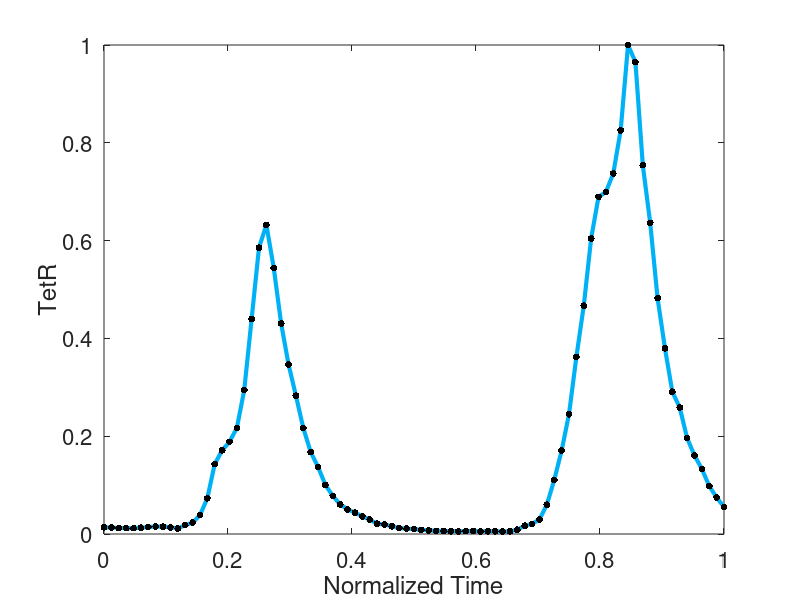
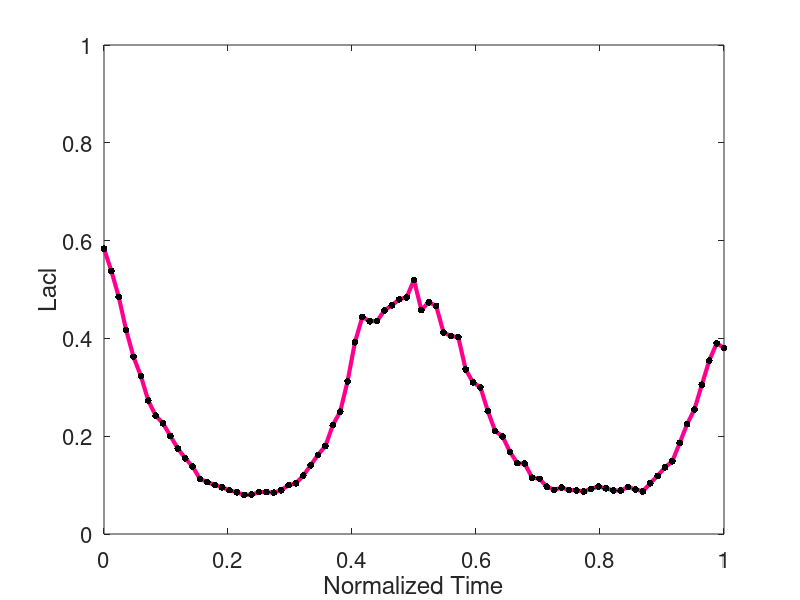
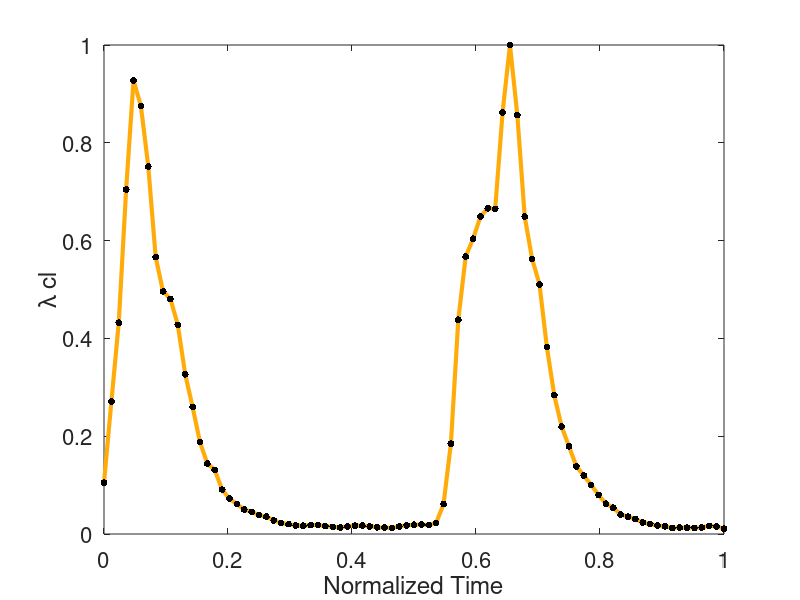

These charts were generated, in order, by the following MATLAB code:
clc;
clear;
close all;

%% load raw data
load('raw_data_repressilator')

tnorm = t / max(t);

%% plot raw data
figure(1)
plot(tnorm, y(:,1), 'Color', '#00b1f5', 'LineWidth', 3, 'Marker', 'o', 'MarkerSize', 5, 'MarkerEdgeColor', 'none', 'MarkerFaceColor', 'black')
xlabel('Normalized Time')
ylabel('TetR')
yticks([0, 0.2, 0.4, 0.6, 0.8, 1])
ylim([0,1])
set(gca,'fontsize',16)


figure(2)
plot(tnorm, y(:,2), 'Color', '#ff008e', 'LineWidth', 3, 'Marker', 'o', 'MarkerSize', 5, 'MarkerEdgeColor', 'none', 'MarkerFaceColor', 'black')
xlabel('Normalized Time')
ylabel('Lacl')
ylim([0,1])
yticks([0, 0.2, 0.4, 0.6, 0.8, 1])
set(gca,'fontsize',16)


figure(3)
plot(tnorm, y(:,3), 'Color', '#ffac0a', 'LineWidth', 3, 'Marker', 'o', 'MarkerSize', 5, 'MarkerEdgeColor', 'none', 'MarkerFaceColor', 'black')
xlabel('Normalized Time')
ylabel('\lambda cl')
yticks([0, 0.2, 0.4, 0.6, 0.8, 1])
ylim([0,1])
set(gca,'fontsize',16)
